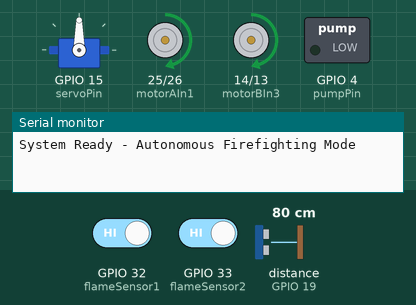
The sketch below on a simulated ESP32. Parts: servo, motor-driver pin pairs drawn as motors (green arrow = first pin HIGH = forward, orange = second pin HIGH = backward, longer = more drive, scaled by the enable pin), switched loads named in the sketch (green lamp = pin HIGH), the last lines printed to the serial monitor. Wiring (inferred from the names in the program): ultrasonic range finder: trigger GPIO 18; echo GPIO 19. The test bench sets the inputs (shaded band); at power-on: distance to the obstacle (sensor on GPIO 19) 80 cm, GPIO 32 (flameSensor1) HIGH, GPIO 33 (flameSensor2) HIGH. The echo pulse lasts 58.3 µs per cm; pins used as bus, display or sensor lines are not drawn.

Above: at 1.2 s.
1.3 s: distance to the obstacle (sensor on GPIO 19) set to 17 cm
2.8 s: distance to the obstacle (sensor on GPIO 19) set to 14 cm
At 4.4 s:
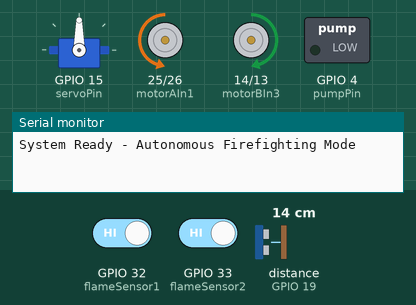
5.8 s: GPIO 32 (flameSensor1) driven LOW
At 8.2 s:
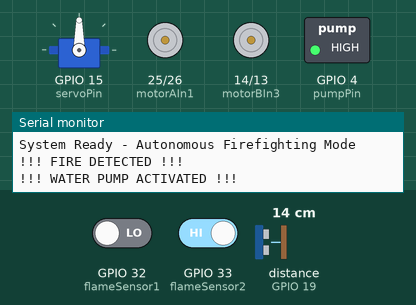
11.8 s: GPIO 32 (flameSensor1) driven HIGH
At 13.1 s:
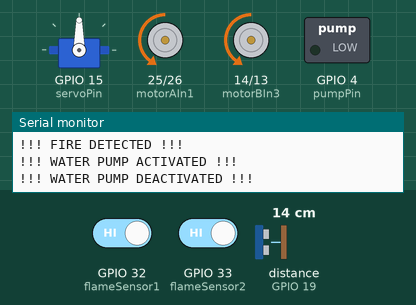
14.8 s: distance to the obstacle (sensor on GPIO 19) set to 2 cm
17.8 s: GPIO 33 (flameSensor2) driven LOW
At 20.2 s:
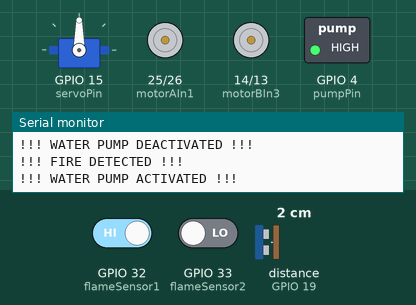
Timing chart, 0 to 21.3 s (numbered marks = the images above; inputs shaded):
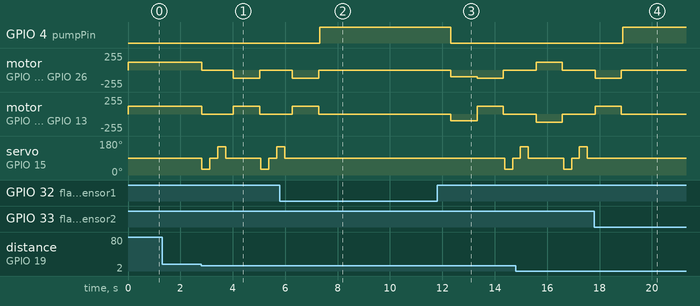

The sketch:

Car2_Fire_v1_Autonomous.ino
```cpp
#include <Arduino.h>
#include <ESP32Servo.h>

// --- PIN DEFINITIONS ---
const int motorAIn1 = 25;
const int motorAIn2 = 26;
const int motorBIn3 = 14;
const int motorBIn4 = 13;
const int motorAEnable = 27;
const int motorBEnable = 16;

const int servoPin = 15;
const int trigPin = 18;
const int echoPin = 19;
const int flameSensor1 = 32;
const int flameSensor2 = 33;
const int pumpPin = 4;

// --- INSTANCES & CONSTANTS ---
Servo myServo;
const int DEFAULT_MOVE_SPEED = 120;
const int REVERSE_MOVE_SPEED = 100;

// --- FUNCTION PROTOTYPES ---
void moveForward();
void moveBackward();
void turnRight();
void turnLeft();
void stopMotors();
long readDistanceCM();
long look(int angle);
void startPump();
void stopPump();

// Function: Setup and Initialization
void setup() {
  Serial.begin(115200);

  pinMode(motorAIn1, OUTPUT); pinMode(motorAIn2, OUTPUT);
  pinMode(motorBIn3, OUTPUT); pinMode(motorBIn4, OUTPUT);
  pinMode(motorAEnable, OUTPUT); pinMode(motorBEnable, OUTPUT);

  pinMode(flameSensor1, INPUT_PULLUP);
  pinMode(flameSensor2, INPUT_PULLUP);
  pinMode(trigPin, OUTPUT);
  pinMode(echoPin, INPUT);

  pinMode(pumpPin, OUTPUT);
  digitalWrite(pumpPin, LOW);

  myServo.setPeriodHertz(50);
  myServo.attach(servoPin);

  stopMotors();
  myServo.write(90);

  Serial.println("System Ready - Autonomous Firefighting Mode");
}

// --- CORE MOVEMENT FUNCTIONS ---

void moveForward() {
  digitalWrite(motorAIn1, HIGH);
  digitalWrite(motorAIn2, LOW);
  digitalWrite(motorBIn3, HIGH);
  digitalWrite(motorBIn4, LOW);
  analogWrite(motorAEnable, DEFAULT_MOVE_SPEED);
  analogWrite(motorBEnable, DEFAULT_MOVE_SPEED);
}

void moveBackward() {
  digitalWrite(motorAIn1, LOW);
  digitalWrite(motorAIn2, HIGH);
  digitalWrite(motorBIn3, LOW);
  digitalWrite(motorBIn4, HIGH);
  analogWrite(motorAEnable, REVERSE_MOVE_SPEED);
  analogWrite(motorBEnable, REVERSE_MOVE_SPEED);
}

void turnRight() {
  digitalWrite(motorAIn1, HIGH);
  digitalWrite(motorAIn2, LOW);
  digitalWrite(motorBIn3, LOW);
  digitalWrite(motorBIn4, HIGH);
  analogWrite(motorAEnable, DEFAULT_MOVE_SPEED);
  analogWrite(motorBEnable, DEFAULT_MOVE_SPEED);
}

void turnLeft() {
  digitalWrite(motorAIn1, LOW);
  digitalWrite(motorAIn2, HIGH);
  digitalWrite(motorBIn3, HIGH);
  digitalWrite(motorBIn4, LOW);
  analogWrite(motorAEnable, DEFAULT_MOVE_SPEED);
  analogWrite(motorBEnable, DEFAULT_MOVE_SPEED);
}

void stopMotors() {
  analogWrite(motorAEnable, 0);
  analogWrite(motorBEnable, 0);
}

// --- UTILITY FUNCTIONS ---

void startPump() {
    digitalWrite(pumpPin, HIGH);
    Serial.println("!!! WATER PUMP ACTIVATED !!!");
}

void stopPump() {
    digitalWrite(pumpPin, LOW);
    Serial.println("!!! WATER PUMP DEACTIVATED !!!");
}

long readDistanceCM() {
  digitalWrite(trigPin, LOW); delayMicroseconds(2);
  digitalWrite(trigPin, HIGH); delayMicroseconds(10);
  digitalWrite(trigPin, LOW);
  long duration = pulseIn(echoPin, HIGH, 30000);
  return duration / 58;
}

long look(int angle) {
  myServo.write(angle);
  delay(300);
  long distance = readDistanceCM();
  myServo.write(90);
  delay(300);
  return distance;
}

// Function: Main Execution Loop
void loop() {

  int flame1Status = digitalRead(flameSensor1);
  int flame2Status = digitalRead(flameSensor2);

  if (flame1Status == LOW || flame2Status == LOW) {
    stopMotors();
    Serial.println("!!! FIRE DETECTED !!!");

    startPump();
    delay(5000);
    stopPump();

    moveBackward(); delay(1000);
    turnLeft(); delay(1000);
    stopMotors();

  } else {
    long distance = readDistanceCM();

    if (distance > 0 && distance <= 15) {
      stopMotors();
      long rightDistance = look(30);
      long leftDistance = look(150);

      if (rightDistance > leftDistance) {
        turnRight(); delay(1000);
      }
      else {
        turnLeft(); delay(1000);
      }
      stopMotors();
    }
    else {
      moveForward();
    }
  }

  delay(50);
}
```

Measured:
- the behaviour switches between 16 and 15 cm on distance to the obstacle (sensor on GPIO 19) (found by bisection; images 0 and 1)
- after the input at 1.3 s, every drawn part: stays the same
- after the input at 2.8 s, motor on GPIO 25 (motorAIn1) / GPIO 26 (motorAIn2): forward 120/255 → stopped at once, → backward 120/255 1.2 s later, → stopped 1.0 s later; motor on GPIO 14 (motorBIn3) / GPIO 13 (motorBIn4): forward 120/255 → stopped at once, → forward 120/255 1.2 s later, → stopped 1.0 s later
- after the input at 5.8 s, GPIO 4 (pumpPin): LOW → HIGH after 1.5 s; motor on GPIO 25 (motorAIn1) / GPIO 26 (motorAIn2), motor on GPIO 14 (motorBIn3) / GPIO 13 (motorBIn4): goes on until 7.3 s, then stays stopped; servo on GPIO 15 (servoPin): goes on until 6.0 s, then stays 90°
- after the input at 11.8 s, GPIO 4 (pumpPin): goes on until 12.3 s, then stays LOW; servo on GPIO 15 (servoPin): 90° → 30° after 2.6 s, → 90° 0.30 s later
- after the input at 17.8 s, GPIO 4 (pumpPin): LOW → HIGH after 1.1 s; motor on GPIO 25 (motorAIn1) / GPIO 26 (motorAIn2), motor on GPIO 14 (motorBIn3) / GPIO 13 (motorBIn4): goes on until 18.8 s, then stays stopped; servo on GPIO 15 (servoPin): stops changing and stays 90°
